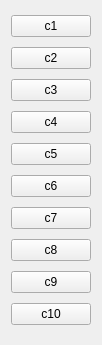
   <widget class="QWidget" name="layoutWidget">
    <property name="geometry">
     <rect>
      <x>540</x>
      <y>120</y>
      <width>95</width>
      <height>345</height>
     </rect>
    </property>
    <layout class="QVBoxLayout" name="GroupC1">
     <item>
      <widget class="QPushButton" name="pb41">
       <property name="text">
        <string>c1</string>
       </property>
      </widget>
     </item>
     <item>
      <widget class="QPushButton" name="pb42">
       <property name="text">
        <string>c2</string>
       </property>
      </widget>
     </item>
     <item>
      <widget class="QPushButton" name="pb43">
       <property name="text">
        <string>c3</string>
       </property>
      </widget>
     </item>
     <item>
      <widget class="QPushButton" name="pb44">
       <property name="text">
        <string>c4</string>
       </property>
      </widget>
     </item>
     <item>
      <widget class="QPushButton" name="pb45">
       <property name="text">
        <string>c5</string>
       </property>
      </widget>
     </item>
     <item>
      <widget class="QPushButton" name="pb46">
       <property name="text">
        <string>c6</string>
       </property>
      </widget>
     </item>
     <item>
      <widget class="QPushButton" name="pb47">
       <property name="text">
        <string>c7</string>
       </property>
      </widget>
     </item>
     <item>
      <widget class="QPushButton" name="pb48">
       <property name="text">
        <string>c8</string>
       </property>
      </widget>
     </item>
     <item>
      <widget class="QPushButton" name="pb49">
       <property name="text">
        <string>c9</string>
       </property>
      </widget>
     </item>
     <item>
      <widget class="QPushButton" name="pb50">
       <property name="text">
        <string>c10</string>
       </property>
      </widget>
     </item>
    </layout>
   </widget>
